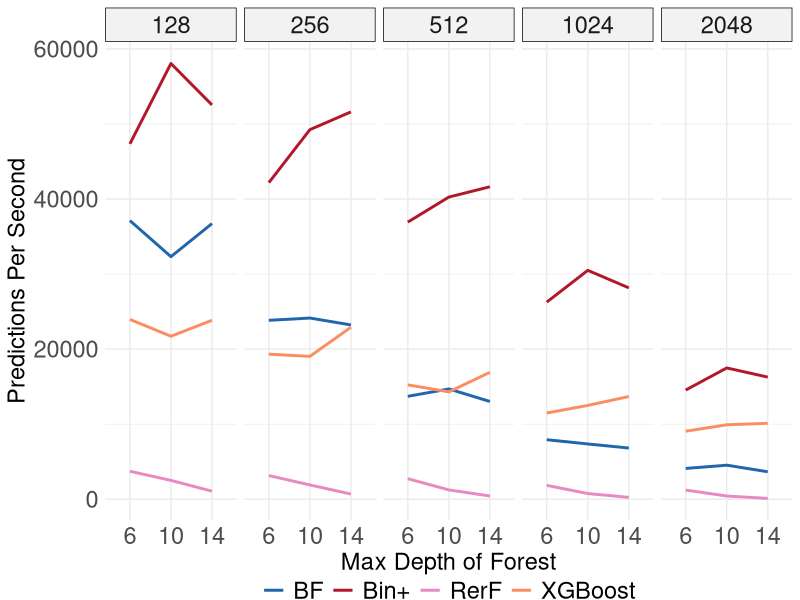

Reproduce this figure in R.
# ---
# title: "Test speed-up and scale-up of R-Rerf against xg and ranger"
# author: "James Browne"
# date: "Oct 10 2017"
# output: html_document
# ---
library(ggplot2)
library(plyr)

data_summary <- function(data, varname, groupnames){
      require(plyr)
  summary_func <- function(x, col){
          c(mean = median(x[[col]], na.rm=TRUE),
                  sd = sd(x[[col]], na.rm=TRUE))
    }
    data_sum<-ddply(data, groupnames, .fun=summary_func,
                                      varname)
    data_sum <- rename(data_sum, c("mean" = varname))
     return(data_sum)
}
mydata1 <- read.csv(file="experiment5c.csv", header=FALSE)
mydata1$V1 <- as.factor(as.character(mydata1$V1));
mydata1$V5 <- as.factor(as.character(mydata1$V5));
mydata1$V4 <- as.factor(as.character(mydata1$V4));
mydata1$V3 <- 10000.0/as.double(mydata1$V3);
#mydata1$V3 <- as.double(mydata1$V3)/25000.0 *1000000;

mydata1 <- mydata1[,c(1,5,4,3)]
mydata1 <- rename(mydata1,c("V5"="V2","V3"="V4","V4"="V3"))


#mydata2 <- read.csv(file="experiment5c.csv", header=FALSE)
#mydata2$V1 <- as.factor(as.character(mydata2$V1));
#mydata2$V5 <- as.factor(as.character(mydata2$V5));
#mydata2$V4 <- as.factor(as.character(mydata2$V4));
#mydata2$V3 <- as.double(mydata2$V3)/25000.0 *1000000;

#mydata2 <- mydata2[,c(1,5,4,3)]
#mydata2 <- rename(mydata2,c("V5"="V2","V3"="V4","V4"="V3"))


mydata <- read.csv(file="experiment5d.csv", header=FALSE)

mydata$V1 <- as.factor(mydata$V1);
mydata$V2 <- as.factor(mydata$V2);
mydata$V3 <- as.factor(mydata$V3);
mydata$V4 <- 10000.0/(mydata$V4/1000000);

mydata <- rbind(mydata,mydata1)
#mydata <- rbind(mydata,mydata2)

#levels(mydata$V3) <- c("512 Trees", "1024 Trees", "2048 Trees")

mydata <- data_summary(mydata,varname="V4",groupnames=c("V1","V2","V3"))




data_Relative <- function(data, varnameTimes, varnameTechnique, groupnames){
      require(plyr)
  summary_func <- function(x, col1, col2){
		binTime <- x[[col1]][x[[col2]]=="Bin+"]
           x[[col1]] = x[[col1]]/binTime
		x
    }
    data_sum<-ddply(data, groupnames, .fun=summary_func, varnameTimes, varnameTechnique)
     return(data_sum)
}
#mydata <- data_Relative(mydata,varnameTimes="V4",varnameTechnique="V1",groupnames=c("V2","V3"))



leg <- theme(legend.text = element_text(size = 17), legend.title=element_text(size = 17), plot.title = element_text(size = 17,  face="bold"), axis.title.x = element_text(size=17), axis.text.x = element_text(size=17), axis.title.y = element_text(size=17), axis.text.y = element_text(size=17), strip.text.x = element_text(size=17))

p <- ggplot(mydata, aes(x=V2, y=V4, group=V1, color=V1)) + geom_line(size=1)
  
p <- p + theme_minimal()
p <- p + labs(x = "Max Depth of Forest", y = expression(paste("Predictions Per Second")))

#p <- p + scale_y_continuous(trans='log10')
p <- p + scale_colour_manual(values=c("Bin+(MC)"="#b2182b", "BF(MC)"="#2166ac", "RerF-Batch(MC)"="#e78ac3", "XGBoost-Batch(MC)"="#fc8d62" ), labels=c("BF","Bin+","RerF","XGBoost"), name=NULL, guide=guide_legend(nrow=1))
#old color scheme
#p <- p + scale_colour_manual(values=c("Bin+(MC)"="#e41a1c", "BF(MC)"="#4daf4a", "RerF-Batch(MC)"="#e78ac3", "XGBoost-Batch(MC)"="#fc8d62" ), labels=c("BF","Bin+","RerF","XGBoost"), name=NULL)
p <- p + leg
p <- p + facet_grid(. ~ V3)
p <- p + theme(legend.position="bottom",legend.margin=margin(t=-0.30, r=0, b=-0.25, l=0, unit="cm"))
p <- p + theme(strip.background = element_rect(fill="grey95"))

png(file="SystemMC.png")
print(p)
dev.off()

